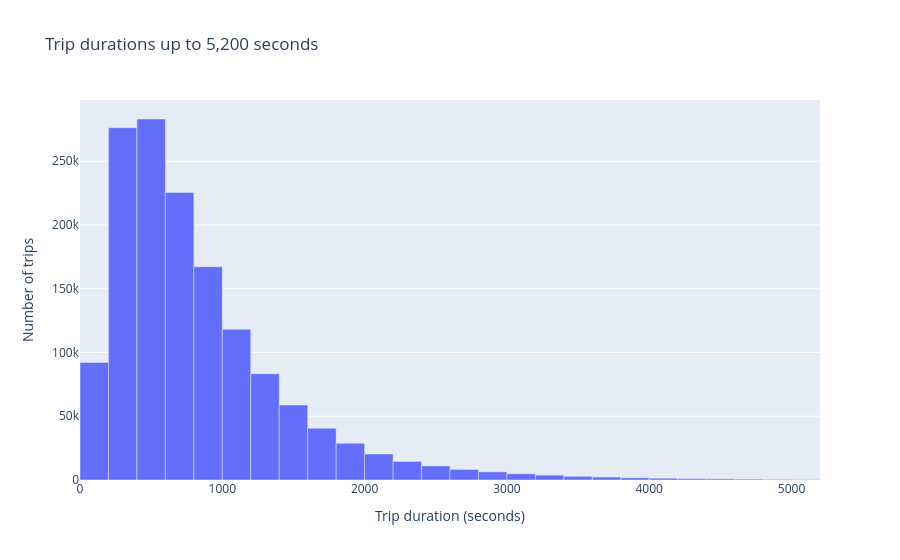

Notebook cell for this chart:
### Markdown cell above
## 6. Some Normal Things you can do with your features:

### Reduce notebook size by pre-aggregating with NumPy

Using `px.histogram()` embeds all the observations passed to it in the saved plot output—not just the bin counts. With millions of trips, this can make the notebook file extremely large, even when the chart displays only a few dozen bins.

Instead, use `np.histogram()` to calculate the bin counts first, then pass this small summary to `px.bar()`.

This preserves the histogram counts for the chosen bins while substantially reducing the saved output size: the plot stores the bin positions and counts rather than every individual trip duration.

### Code cell
import plotly.express as px
import plotly.io as pio

pio.renderers.default = "plotly_mimetype+png" # Required to be able to export to PDF via nbconvert

# Load the taxi data again (not required)
# taxi_train = pd.read_csv("./data/nyc-taxi-train/train.csv")

plot_data = taxi_train_df.loc[
    taxi_train_df["trip_duration"].between(0, 5200)
]

reduce_notebook_size = True

if not reduce_notebook_size:
    fig = px.histogram(
        plot_data,
        x="trip_duration",
        title="Trip durations up to 5,200 seconds",
        labels={"trip_duration": "Trip duration (seconds)"},
    )

    fig.update_traces(xbins=dict(start=0, end=5200, size=200))
else:
    # Count trips in 200-second bins from 0 to 5,200
    durations = plot_data["trip_duration"].values
    counts, edges = np.histogram(
        durations,
        bins=np.arange(0, 5201, 200),
    )

    fig = px.bar(
        x=(edges[:-1] + edges[1:]) / 2,
        y=counts,
        title="Trip durations up to 5,200 seconds",
        labels={
            "x": "Trip duration (seconds)",
            "y": "Number of trips",
        },
    )

    fig.update_traces(width=np.diff(edges))
    fig.update_layout(bargap=0, xaxis_range=[0, 5200])
fig.show()

### Figure 1 — Plotly figure (JSON) as saved in the notebook; plotly's stock layout.template omitted (floating-point values rounded to 4 significant figures)
{"data": [{"alignmentgroup": "True", "hovertemplate": "Trip duration (seconds)=%{x}<br>Number of trips=%{y}<extra></extra>", "legendgroup": "", "marker": {"color": "#636efa", "pattern": {"shape": ""}}, "name": "", "offsetgroup": "", "orientation": "v", "showlegend": false, "textposition": "auto", "x": [100.0, 300.0, 500.0, 700.0, 900.0, 1100.0, 1300.0, 1500.0, 1700.0, 1900.0, 2100.0, 2300.0, 2500.0, 2700.0, 2900.0, 3100.0, 3300.0, 3500.0, 3700.0, 3900.0, 4100.0, 4300.0, 4500.0, 4700.0, 4900.0, 5100.0], "xaxis": "x", "y": [92177, 276296, 283128, 225526, 167272, 118201, 83326, 58781, 40624, 28784, 20401, 14580, 11024, 8296, 6367, 4866, 3793, 2868, 2317, 1719, 1399, 1046, 885, 704, 490, 369], "yaxis": "y", "type": "bar", "width": [200, 200, 200, 200, 200, 200, 200, 200, 200, 200, 200, 200, 200, 200, 200, 200, 200, 200, 200, 200, 200, 200, 200, 200, 200, 200]}], "layout": {"xaxis": {"anchor": "y", "domain": [0.0, 1.0], "title": {"text": "Trip duration (seconds)"}, "range": [0, 5200]}, "yaxis": {"anchor": "x", "domain": [0.0, 1.0], "title": {"text": "Number of trips"}}, "legend": {"tracegroupgap": 0}, "title": {"text": "Trip durations up to 5,200 seconds"}, "barmode": "relative", "bargap": 0}}
